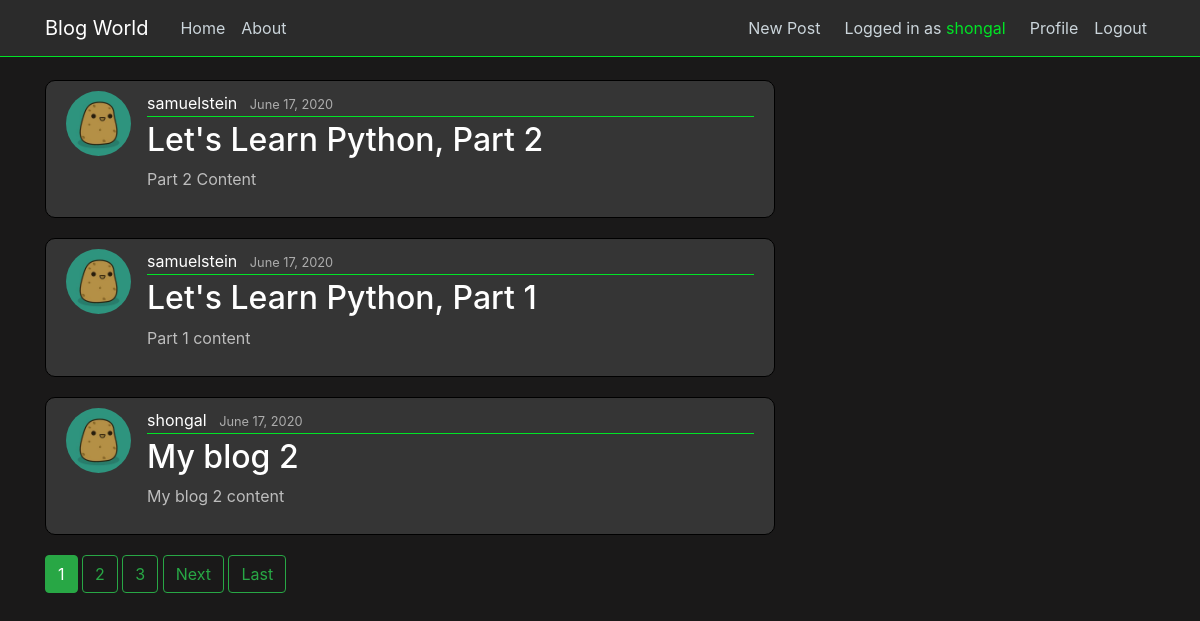
Screenshot of / (signed in) with the database file from the repository.
### blog/models.py (models this page shows, shortened)
class Post(models.Model):
    title = models.CharField(max_length = 100)
    content = models.TextField()
    date_posted = models.DateTimeField(default=timezone.now)
    author = models.ForeignKey(User, on_delete=models.CASCADE)

### users/models.py (models this page shows, shortened)
class Profile(models.Model):
    user = models.OneToOneField(User, on_delete=models.CASCADE) # having one-to-one relation with User model
    image = models.ImageField(default='potato.jpg', upload_to='profile_pics')

### blog/views.py (the view)
# urls.py: path('', PostListView.as_view(), name='blog-home'),
class PostListView(ListView):
    model = Post # The model we are working on
    template_name = 'blog/home.html' # <app>/<model>_<viewtype>.html {default one}
    context_object_name = 'posts' # Value p assed to the template
    ordering = ['-date_posted'] # It decides the sorting
    paginate_by = 3

### blog/templates/blog/home.html (shortened to what this page needs)
{% extends "blog/base.html" %}
{% block content%}
    {% for post in posts %}
    <article class="media content-section">
        <img class="rounded-circle article-img" src="{{ post.author.profile.image.url }}" alt="">
        <div class="media-body">
            <div class="article-metadata">
                <a class="mr-2" href="#">{{ post.author }}</a>
                <small class="text-muted">{{ post.date_posted|date:"F d, Y" }}</small>
            </div>
            <h2><a class="article-title" href="{% url 'post-detail' post.id%}">{{ post.title }}</a></h2>
            <p class="article-content">{{ post.content }}</p>
        </div>
    </article>
    {% endfor %}
    {% if is_paginated %}
        {% for num in page_obj.paginator.page_range %}
            {% if page_obj.number == num %}
                <a class="btn btn-success mb-4" href="?page={{ num }} ">{{num}}</a>
            {% elif num > page_obj.number|add:'-3' and num < page_obj.number|add:'3'%}
            <a class="btn btn-outline-success mb-4" href="?page={{ num }} ">{{num}}</a>
            {% endif %}
        {% endfor %}
        {% if page_obj.has_next %}
            <a class="btn btn-outline-success mb-4" href="?page={{page_obj.next_page_number }}">Next</a>
            <a class="btn btn-outline-success mb-4" href="?page={{page_obj.paginator.num_pages}}">Last</a>
        {% endif %}
    {% endif %}
{% endblock content%}

### blog/templates/blog/base.html (shortened to what this page needs)
{% load static %}
<!DOCTYPE html>
<html lang="en">
<head>
    <link rel="stylesheet" href="https://maxcdn.bootstrapcdn.com/bootstrap/4.0.0/css/bootstrap.min.css">
    <link rel="stylesheet" href="{% static 'blog/main.css' %}">
</head>
<body>
    <header class="site-header">
        <nav class="navbar navbar-expand-md navbar-dark bg-steel fixed-top">
          <div class="container">
            <a class="navbar-brand mr-4" href="/">Blog World</a>
            <div class="collapse navbar-collapse" id="navbarToggle">
              <div class="navbar-nav mr-auto">
                <a class="nav-item nav-link" href="{% url 'blog-home' %}">Home</a>
                <a class="nav-item nav-link" href="{% url 'blog-about' %}">About</a>
              </div>
              {% if user.is_authenticated %}
              <div class="navbar-nav">
                <a class="nav-item nav-link" href="{% url 'post-create' %}">New Post</a>
                <p class="nav-user">Logged in as <span style="color:#00e426">{{user.username}}</span></p>
                <a class="nav-item nav-link" href="{% url 'profile' %}">Profile</a>
                <a class="nav-item nav-link" href="{% url 'logout' %}">Logout</a>
              </div>
              {% else %}
              <div class="navbar-nav">
                <a class="nav-item nav-link" href="{% url 'login' %}">Login</a>
                <a class="nav-item nav-link" href="{% url 'register' %}">Register</a>
              </div>
              {% endif %}
            </div>
          </div>
        </nav>
    </header>
    <main role="main" class="container">
        <div class="row">
          <div class="col-md-8">
            {% block content %}{% endblock %}
          </div>
        </div>
    </main>
</body>
</html>

### blog/static/blog/main.css (style rules this page uses)
body { background: #1a1919; color: #ebe2e2; margin-top: 5rem; }
.bg-steel { background-color: #2b2b2b; border-bottom: 1px solid #00e426 }
.site-header .navbar-nav .nav-link { color: #cbd5db; }
.nav-user { color: #cbd5db; display:block; padding:.5rem 1rem; margin-bottom:0; }
.content-section { background: #353535; padding: 10px 20px; border: 1px solid #000000; border-radius: 10px; margin-bottom: 20px; }
.content-section p { color:#bdbdbd !important; }
.article-title { color: #ffffff; }
.article-content { white-space: pre-line; }
.article-img { height: 65px; width: 65px; margin-right: 16px; }
.article-metadata { padding-bottom: 1px; margin-bottom: 4px; border-bottom: 1px solid #00e426 }
.article-metadata a { color: #ffffff; text-decoration: none; }
.article-metadata small { color: #acacac !important; }

### rows the page displays
Post: author.profile.image (picture), author "samuelstein", date_posted "June 17, 2020", title "Let's Learn Python, Part 2", content "Part 2 Content"
Post: author.profile.image (picture), author "samuelstein", date_posted "June 17, 2020", title "Let's Learn Python, Part 1", content "Part 1 content"
Post: author.profile.image (picture), author "shongal", date_posted "June 17, 2020", title "My blog 2", content "My blog 2 content"

### other values shown
{{ user.username }} "shongal"
{{ num }} "1"
{{ num }} "2" "3"
